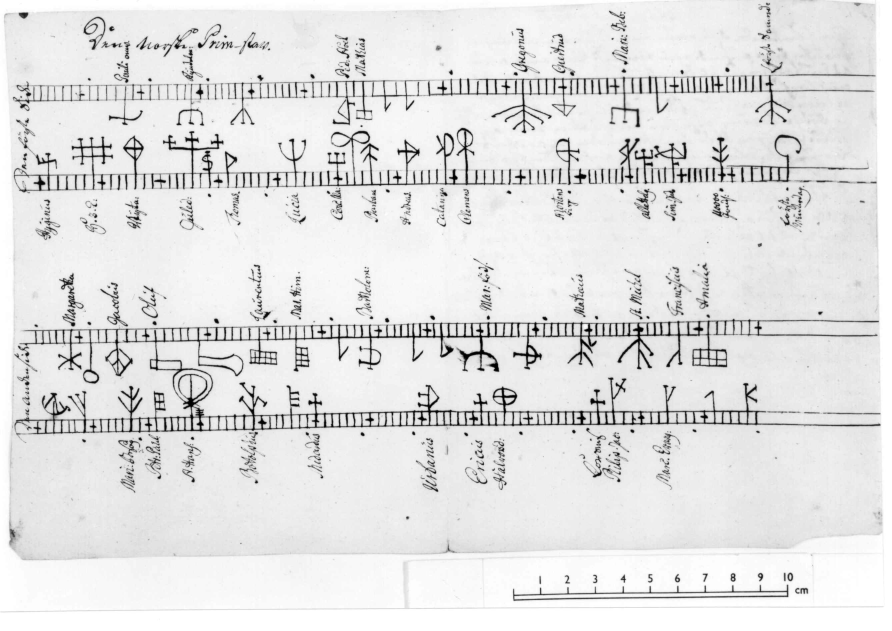
#> input picture research/holidays/ref/stick-nf-primstav-drawing-NF05709-187-pdm.jpg, 2675 x 1891 px (shown at 1/3 size); its folder holds only this picture in this run
$ python -i woodcuts.py   (imports and definitions only)
#> lines starting #> are read from the running program, lines starting #| are printed output that depends on the picture; after the words box and inside, x2 and y2 are one past the last pixel; in counts of white or black regions, pixels touching at a corner belong together
"""The card's woodcuts: real period woodcuts digitized for the card behind the face, one at a time filling the card
behind the window, faint, so that only what falls on the open card shows (plan_decor.c scene). Each is read from its
scan in research/themes, cropped, its printed words wiped, smoothed to the watch's scale and thresholded against the
paper, then cleared of the scan's leavings (specks, slivers of the page's edge): line work, a bit a pixel.

tools/gen_tables.py packs them into scenes.bin (blob()); the watch streams the one it needs from its resources.
"""
from pathlib import Path

import numpy as np
from PIL import Image, ImageFilter, ImageOps

ROOT = Path(__file__).resolve().parents[1]
THEMES = ROOT / "research" / "themes"
WIDTH = 200                      # pixels: the Time 2's width (the Round 2 centres them)

# the zodiac (THEME_ZODIAC), the Sun's sign: Ratdolt's woodcuts for Hyginus, Poeticon astronomicon (Venice, 1482),
# each (file, crop as fractions (x0, y0, x1, y1) or None, the printed words to wipe as fractions of the crop, then its
# placing: turned anticlockwise (degrees), its width (pixels), and how far its middle stands right of and below the
# window's middle). The placings were found by a search over both watches at 40 degrees north (each figure about the
# window's width, a quarter of it or so showing on the open card in pieces as whole as may be, the two sides balanced,
# its head whole), the crab turned to raise its claws, then looked over; Libra, as Hyginus has it, the Scorpion
# holding the balance in its claw, set high so both show above the window.
ZODIAC = [
    ("hyginus1482-aries.jpg", None, [(0.42, 0.17, 0.66, 0.30)], 0, 210, 10, -40),
    ("hyginus1482-taurus.jpg", None, [(0.38, 0.88, 0.68, 1.0)], 0, 210, -5, -35),
    ("hyginus1482-gemini.jpg", None, [(0.0, 0.0, 1.0, 0.07), (0.33, 0.89, 0.92, 1.0)], 0, 195, 5, -15),
    ("hyginus1482-cancer.jpg", None, [(0.28, 0.89, 0.62, 1.0)], 90, 210, 10, -15),
    ("hyginus1482-leo.jpg", None, [(0.38, 0.88, 0.88, 1.0)], 0, 210, 20, -5),
    ("hyginus1482-virgo.jpg", None, [(0.0, 0.0, 1.0, 0.06), (0.33, 0.91, 0.67, 1.0)], 0, 195, 0, 5),
    ("hyginus1482-scorpio-libra.jpg", None, [(0.28, 0.85, 0.72, 1.0)], 0, 210, 0, -75),   # Libra: the balance in its claw
    ("hyginus1482-scorpio-libra.jpg", None, [(0.28, 0.85, 0.72, 1.0)], 0, 210, 10, -35),
    ("hyginus1482-sagittarius.jpg", None, [(0.18, 0.87, 0.67, 1.0)], 0, 210, -15, 0),
    ("hyginus1482-capricorn.jpg", None, [(0.44, 0.07, 0.82, 0.20)], 10, 210, 5, 0),
    ("hyginus1482-aquarius.jpg", None, [(0.13, 0.89, 0.62, 1.0)], 0, 195, 5, 10),
    ("hyginus1482-pisces.jpg", None, [], 0, 210, 0, -15),
]

# the astronomer (THEME_ASTRONOMER), the month's: Tycho Brahe's instruments at Uraniborg as his Astronomiae instauratae
# mechanica (Nuremberg, 1602) engraves them, January first, each (file, crop inside the plate's frame, words to wipe,
# width, dx, dy) as the zodiac's
PLATE = (0.05, 0.04, 0.95, 0.93)
ASTRONOMER = [
    ("brahe1602-armillary-equatorial.jpg", PLATE, [], 210, 0, 0),
    ("brahe1602-armillary-zodiacal.jpg", PLATE, [], 210, 0, 0),
    ("brahe1602-great-globe.jpg", PLATE, [], 210, 0, 0),
    ("brahe1602-armillary-great-equatorial.jpg", PLATE, [], 210, 0, -60),
    ("brahe1602-sextant-trigonic.jpg", PLATE, [], 210, 0, -40),
    ("brahe1602-quadrant-revolving.jpg", PLATE, [], 210, 0, 0),
    ("brahe1602-mural-quadrant.jpg", PLATE, [], 210, 0, -40),
    ("brahe1602-semicircle-azimuthal.jpg", PLATE, [], 210, 0, -60),
    ("brahe1602-quadrant-augsburg.jpg", PLATE, [], 210, 0, -20),
    ("brahe1602-uraniborg-elevation.jpg", PLATE, [], 210, 0, -60),
    ("brahe1602-quadrant-great-steel-square.jpg", PLATE, [], 210, 0, -20),
    ("brahe1602-quadrant-small-gilt.jpg", PLATE, [], 210, 0, -20),
]
ASTRONOMER_BASE = len(ZODIAC)                            # (its first in scenes.bin)

# the herbal (THEME_HERBAL), the month's: Leonhart Fuchs's plants, De historia stirpium (Basel, 1542), cut in open
# outline, January first (in the south half a year round, by the seasons there): each (file, crop or None, its printed
# names and page number to wipe as fractions of the crop, width, dx, dy) as the zodiac's, read as engravings (the scans
# faint, the reverse's text showing through: each line judged against the paper round it). Each placed by a search
# over both watches at 40 degrees north for about the same ink showing on the open card (a sparse plant larger, the
# oak's dense crown smaller and lower), near hanging a little low: the flowers and leaves above the window, the roots
# running off below.
HERBAL = [
    ("fuchs1542-hellebore.jpg", None, [(0.06, 0.68, 0.44, 0.76), (0.64, 0.69, 0.90, 0.75), (0.0, 0.0, 0.12, 0.07)],
     190, 0, 30),
    ("fuchs1542-hazel.jpg", None, [(0.0, 0.77, 0.32, 0.85), (0.53, 0.78, 0.74, 0.84), (0.70, 0.84, 0.84, 0.90),
                                   (0.84, 0.0, 1.0, 0.07)], 190, 0, 50),
    ("fuchs1542-violet.jpg", (0.0, 0.24, 1.0, 0.73), [], 260, 0, -30),
    ("fuchs1542-cowslip.jpg", None, [(0.10, 0.27, 0.47, 0.34), (0.56, 0.28, 0.94, 0.34), (0.80, 0.0, 0.94, 0.08)],
     260, 0, 40),
    ("fuchs1542-lily-of-the-valley.jpg", None, [(0.23, 0.60, 0.57, 0.67), (0.70, 0.60, 0.94, 0.67),
                                                (0.0, 0.02, 0.14, 0.08)], 260, 0, 40),
    ("fuchs1542-rose.jpg", None, [(0.0, 0.77, 0.17, 0.84), (0.58, 0.77, 0.77, 0.84)], 190, 0, 50),
    ("fuchs1542-corn-poppy.jpg", None, [(0.74, 0.59, 1.0, 0.69), (0.78, 0.07, 0.92, 0.14)], 210, 0, 40),
    ("fuchs1542-chamomile.jpg", None, [(0.0, 0.69, 0.34, 0.76), (0.56, 0.69, 0.77, 0.75), (0.86, 0.65, 0.96, 0.71),
                                       (0.80, 0.02, 0.94, 0.09)], 260, 0, 50),
    ("fuchs1542-grape-vine.jpg", None, [(0.10, 0.79, 0.47, 0.85), (0.68, 0.78, 0.87, 0.84), (0.10, 0.02, 0.27, 0.09)],
     260, 0, 40),
    ("fuchs1542-oak.jpg", None, [(0.06, 0.65, 0.37, 0.71), (0.60, 0.64, 0.82, 0.71)], 190, 0, 70),
    ("fuchs1542-ivy.jpg", None, [(0.18, 0.89, 0.72, 0.98), (0.83, 0.0, 0.97, 0.07)], 210, 0, 30),
    ("fuchs1542-mistletoe.jpg", None, [(0.33, 0.63, 0.67, 0.74), (0.83, 0.02, 0.97, 0.08)], 210, 0, 20),
]


# the sea (THEME_SEA), the month's, January first: ships afloat as the Dutch etchers drew them, Wenceslaus Hollar's
# from his Navium variae figurae et formae (Antwerp, 1647) and his calm sea of the 1630s, between them Reinier Nooms's
# ("Zeeman", the 1650s), each (file, crop, words to wipe as fractions of the crop, its horizon and its waterline: where the
# farthest ships and the nearest hulls meet the sea, fractions of the crop's height). The plate is cut below its waterline and hung by it a little above the
# window's top (SEA_ABOVE), rising and falling with the tide (TIDE_SHIFT); the watch draws the sea itself, across the
# card (plan_decor.c sea_strokes), so the water is clean and runs ring to ring.
HOLLAR = (0.02, 0.06, 0.98, 0.97)
TITLE = (0.0, 0.0, 1.0, 0.06)                            # (the plate's engraved title, across its top)
NOOMS = (0.02, 0.04, 0.98, 0.95)
SEA = [
    ("hollar1647-354-fluyt-under-sail.jpg", HOLLAR, [TITLE], 0.82, 0.865),
    ("nooms1652-salamander-eastindiaman.jpg", (0.01, 0.03, 0.99, 0.86), [], 0.86, 0.928),
    ("hollar1647-350-schelde-antwerp-heu.jpg", HOLLAR, [TITLE, (0.08, 0.55, 0.32, 0.63), (0.70, 0.58, 0.86, 0.67)], 0.845,
     0.89),
    ("nooms1650-fluyt-calm-water.jpg", (0.05, 0.06, 0.95, 0.95), [], 0.72, 0.753),
    ("hollar1647-345-eastindiaman-and-warships.jpg", HOLLAR, [TITLE, (0.0, 0.08, 0.26, 0.17)], 0.84, 0.895),
    ("nooms1650-ship-at-anchor-rowing-boat.jpg", NOOMS, [], 0.76, 0.813),
    ("hollar1647-353-boeiers.jpg", HOLLAR, [TITLE], 0.82, 0.905),
    ("nooms1650-warships-and-yacht.jpg", (0.03, 0.04, 0.96, 0.95), [(0.45, 0.0, 1.0, 0.13), (0.28, 0.28, 0.62, 0.47)],
     0.71, 0.747),
    ("hollar1647-348-warship.jpg", HOLLAR, [TITLE], 0.84, 0.885),
    ("nooms1650-two-warships-under-sail.jpg", NOOMS, [], 0.76, 0.868),
    ("hollar1647-351-warships-sea-fight.jpg", HOLLAR, [TITLE], 0.86, 0.925),
    ("hollar1636-ships-at-anchor-calm-sea.jpg", (0.04, 0.09, 0.945, 0.77), [], 0.82, 0.853),
]
SEA_WIDTH = 150
SEA_BASE = ASTRONOMER_BASE + len(ASTRONOMER)
HERBAL_BASE = SEA_BASE + 12                              # (the sea's twelve before it)
SEA_ABOVE = 4                                            # the waterline's rows above the window's top at mean water
TIDE_SHIFT = 12                                          # pixels the plate rises at high water and falls at low


# [11 lines left out: function tide_shift, not called in this run]


# the sea's strokes below the waterline, as Hollar etches open water: each (rows below the waterline, the stretch a
# stroke falls in, its length), close and long by the waterline, shorter and further apart as they come nearer
SEA_STROKES = [(1, 14, 12), (3, 13, 10), (5, 12, 8), (8, 11, 6), (11, 10, 5), (15, 10, 4), (20, 9, 3), (26, 9, 2)]


SEA_UNDER, SEA_BESIDE = 2, 6                             # (the wash under a hull and the lapping beside it, pixels)


# [81 lines left out: functions hull_water, far_stroke, sea_stroke, unframe, not called in this run]


SEA_INK = 0.13                                           # the share of the plate above its waterline inked


# [14 lines left out: function sea_plate, not called in this run]


def engraving(path, crop=None, wipe=(), width=WIDTH, thresh=0.78, grow=0.3):
    """A copper engraving's line work at `width` pixels wide, kept where a woodcut's reading would lose it: the dark
    lines first thickened by `grow` of a pixel's span on the scan (so a hair line survives the reduction), each pixel
    then judged against the paper round it (the plate's tone varies), and solid masses (close hatching run together)
    lightened to every other pixel, as an engraver tints. A bool array, True where the plate printed."""
#> called with wipe = (), width = 200, thresh = 0.78, grow = 0.3
    im = Image.open(path).convert("L")
#> im is the input picture: PIL image 2675x1891 L; min 0, max 255, mean 226.3
    if crop:
        W, H = im.size
        im = im.crop((int(crop[0] * W), int(crop[1] * H), int(crop[2] * W), int(crop[3] * H)))
    im = ImageOps.autocontrast(im, cutoff=1)
    if wipe:
        a = np.asarray(im).copy()
        H, W = a.shape
        for x0, y0, x1, y1 in wipe:
            a[int(y0 * H):int(y1 * H), int(x0 * W):int(x1 * W)] = int(np.percentile(a, 90))
        im = Image.fromarray(a)
    im = im.filter(ImageFilter.MinFilter(max(3, int(im.width / width * grow) | 1)))
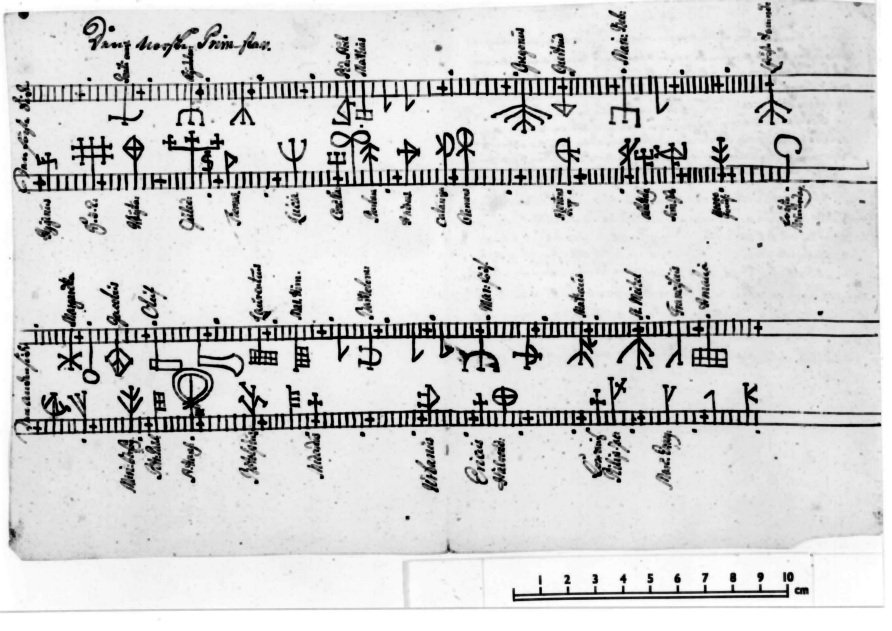
#> im: PIL image 2675x1891 L (shown at 1/3 size); min 0, max 255, mean 207.7
    h = round(im.height * width / im.width)
#> h = 141
    small = np.asarray(im.resize((width, h), Image.BOX), float)
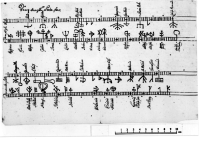
#> small: shape (141, 200) float64; min 0, max 255, mean 207.6
    paper = np.asarray(Image.fromarray(small.astype("uint8")).filter(ImageFilter.MaxFilter(9))
                       .filter(ImageFilter.GaussianBlur(4)), float)
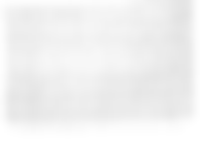
#> paper: shape (141, 200) float64; min 227, max 255, mean 240.7
    ink = small < paper * thresh
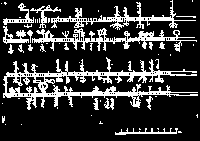
#> ink: shape (141, 200) bool; 21.3% white in thin lines or dots
    full = ink.copy()                                   # solid: inked with all eight neighbours inked
    for dy in (-1, 0, 1):
        for dx in (-1, 0, 1):
            full &= np.roll(np.roll(ink, dy, 0), dx, 1)
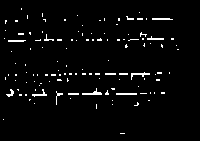
#> full: shape (141, 200) bool; 3.1% white in thin lines or dots, all inside (x1, y1, x2, y2) = (3, 8, 179, 134)
    yy, xx = np.indices(ink.shape)
    ink &= ~(full & ((xx + yy) % 2 == 1))
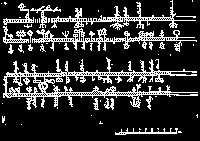
#> ink: shape (141, 200) bool; 19.8% white in thin lines or dots
    return clean(ink)


# [26 lines left out: function digitize, not called in this run]


def clean(ink, least=5):
    """The scan's leavings away: every patch of ink (eight ways connected) smaller than `least` pixels (the stars are
    larger), and every thin sliver (two pixels across or less) touching the edge, a neighbouring cut or the page's
    border."""
#> called with least = 5
    h, w = ink.shape
#> h = 141; w = 200
    seen = np.zeros(ink.shape, bool)
    out = ink.copy()
    for y0, x0 in zip(*np.nonzero(ink)):
        if seen[y0, x0]:
            continue
        stack, cells = [(y0, x0)], []
        seen[y0, x0] = True
        while stack:
            y, x = stack.pop()
            cells.append((y, x))
            for dy in (-1, 0, 1):
                for dx in (-1, 0, 1):
                    v, u = y + dy, x + dx
                    if 0 <= v < h and 0 <= u < w and ink[v, u] and not seen[v, u]:
                        seen[v, u] = True
                        stack.append((v, u))
        ys, xs = zip(*cells)
        edge = min(ys) == 0 or min(xs) == 0 or max(ys) == h - 1 or max(xs) == w - 1
        thin = max(xs) - min(xs) <= 2 or max(ys) - min(ys) <= 2
        if len(cells) < least or (edge and thin):
            for y, x in cells:
                out[y, x] = False
#> this loop made 5583 passes
#> (y0, x0) on passes 3 to 5: (1, 170), (1, 171), (1, 172)
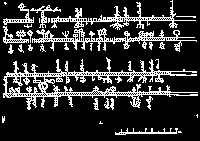
#> out: shape (141, 200) bool; 19.6% white in thin lines or dots
    return out


# the coding of scenes.bin: each pixel foretold from seven of its neighbours already decoded (two rows up: above it;
# one row up: from one left to two right; its own row: the two left of it, the first the high bit of the context), its
# chance of ink kept for each of the 128 contexts in twelve bits and moved a sixteenth of the way to each pixel as it
# comes, and the pixels so weighed coded with a binary range coder (LZMA's): line work in about a fifth of PackBits.
NEIGHBOURS = [(-2, 0), (-1, -1), (-1, 0), (-1, 1), (-1, 2), (0, -2), (0, -1)]
PROB_BITS, PROB_SHIFT = 12, 4


# [110 lines left out: functions contexts, encode, decode, reach, within_reach, not called in this run]


_SCENES = None


# [46 lines left out: functions scenes, blob, not called in this run]

>>> result = engraving('../research/holidays/ref/stick-nf-primstav-drawing-NF05709-187-pdm.jpg')

$ run again, on research/holidays/ref/book-chambers-clog-almanac-vol1-p9.jpg
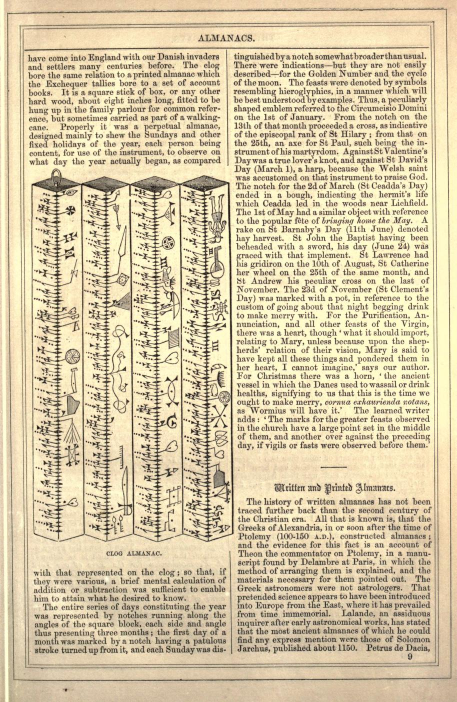
#> input picture research/holidays/ref/book-chambers-clog-almanac-vol1-p9.jpg, 913 x 1404 px (shown at 1/2 size)
#> after the loop in engraving, `for dy in (-1, 0, 1):`:
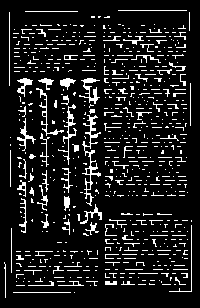
#> full: shape (308, 200) bool; 11.4% white in thin lines or dots, all inside (x1, y1, x2, y2) = (4, 10, 192, 298)
#> the loop in clean, `for y0, x0 in zip(*np.nonzero(ink)):` made 30348 passes
#> (y0, x0) on passes 2, 3, 5: (0, 3), (1, 2), (3, 115)
#> after the loop in clean, `for y0, x0 in zip(*np.nonzero(ink)):`:
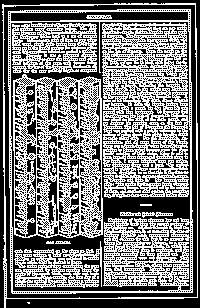
#> out: shape (308, 200) bool; 49.1% white in thin lines or dots
